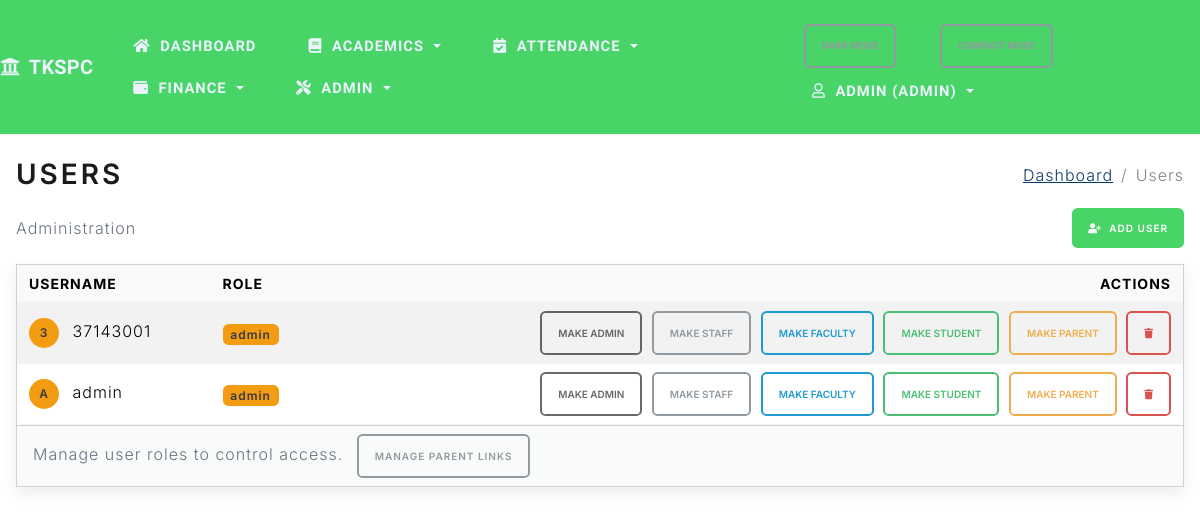
/admin/users (signed in), run on an earlier commit of the app's database.
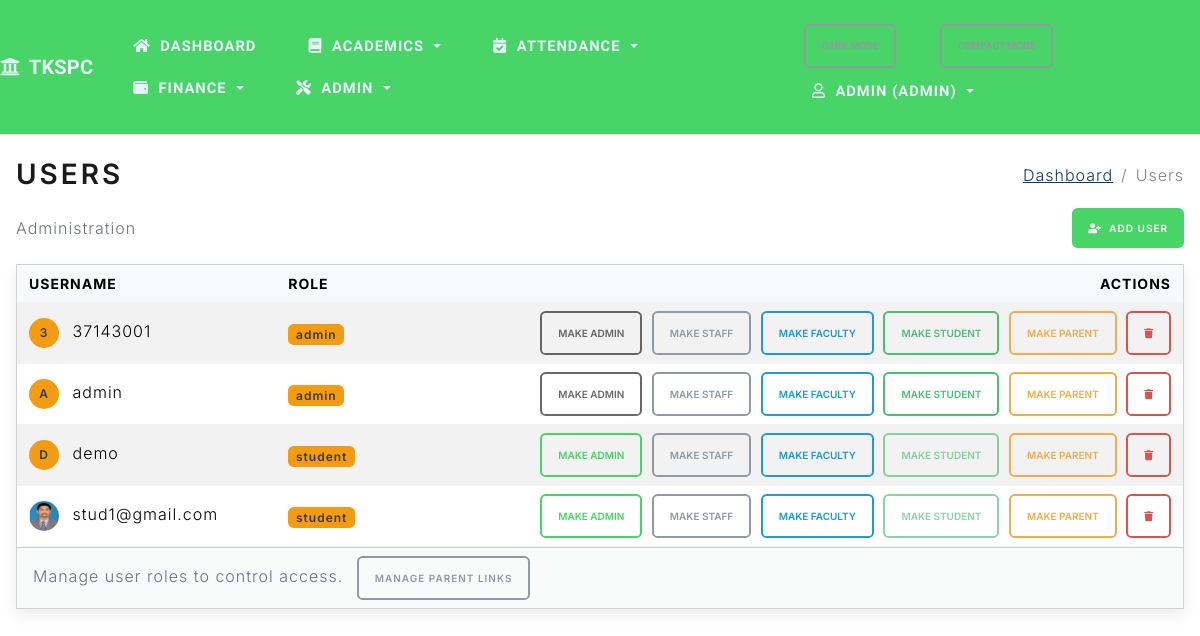
And on a later commit of the database.
### project/models.py (models this page shows, shortened)
class User(db.Model):
    id = db.Column(db.Integer, primary_key=True)
    username = db.Column(db.String(80), unique=True, nullable=False)
    password_hash = db.Column(db.String(256), nullable=False)
    role = db.Column(db.String(20), nullable=False, default='staff')

### project/routes.py (the view)
@app.route('/admin/users')
@crud_required('user', 'read')
def admin_users():
    users = User.query.order_by(User.username.asc()).all()
    usernames = [u.username for u in users]
    photos = {}
    for photo in UserPhoto.query.filter(UserPhoto.username.in_(usernames)).all():
        photos[photo.username] = url_for('static', filename=photo.file_path.lstrip('/'))
    return render_template('users.html', title='Users', users=users, photos=photos)

### project/routes.py (called while the page is built)
def crud_required(resource: str, action: str):
    def decorator(fn):
        @wraps(fn)
        def wrapper(*args, **kwargs):
            if not session.get('logged_in'):
                flash('Please log in to access this page.', 'warning')
                return redirect(url_for('login', next=request.path))
            role = session.get('role')
            allowed = CRUD_PERMISSIONS.get(resource, {}).get(action, [])
            if role not in allowed:
                flash('You are not authorized to perform this action.', 'danger')
                return redirect(url_for('index'))
            return fn(*args, **kwargs)
        return wrapper
    return decorator

### project/templates/users.html (shortened to what this page needs)
{% extends 'base.html' %}
{% block page_title %}<h2 class="mb-0">Users</h2>{% endblock %}
{% block breadcrumbs %}
  <li class="breadcrumb-item"><a href="{{ url_for('dashboard') }}">Dashboard</a></li>
  <li class="breadcrumb-item active" aria-current="page">Users</li>
{% endblock %}
{% block content %}
<div class="d-flex justify-content-between align-items-center mb-3">
  <span class="text-muted">Administration</span>
  <a href="{{ url_for('add_user') }}" class="btn btn-primary btn-sm"><i class="fas fa-user-plus me-1"></i> Add User</a>
</div>
<div class="card">
  <div class="card-body p-0">
    <div class="table-responsive">
      <table class="table table-striped table-sm mb-0">
        <thead>
          <tr>
            <th>Username</th>
            <th>Role</th>
            <th class="text-end" style="min-width: 500px;">Actions</th>
          </tr>
        </thead>
        <tbody>
          {% for u in users %}
          <tr>
            <td>
              {% if photos.get(u.username) %}
              <img src="{{ photos[u.username] }}" class="rounded-circle me-2" style="width: 30px; height: 30px;" alt="{{ u.username }}">
              {% else %}
              <span class="badge bg-secondary rounded-circle me-2" style="width: 30px; height: 30px; display: inline-flex; align-items: center; justify-content: center;">{{ u.username[0]|upper }}</span>
              {% endif %}
              {{ u.username }}
            </td>
            <td><span class="badge bg-secondary">{{ u.role }}</span></td>
            <td class="text-end text-nowrap">
              <form action="{{ url_for('admin_update_user_role', user_id=u.id) }}" method="post" class="d-inline">
                <button type="submit" class="btn btn-sm btn-outline-primary" {% if u.role == 'admin' %}disabled{% endif %}>Make Admin</button>
              </form>
              <form action="{{ url_for('admin_update_user_role', user_id=u.id) }}" method="post" class="d-inline ms-1">
                <button type="submit" class="btn btn-sm btn-outline-secondary" {% if u.role == 'staff' %}disabled{% endif %}>Make Staff</button>
              </form>
              <form action="{{ url_for('admin_update_user_role', user_id=u.id) }}" method="post" class="d-inline ms-1">
                <button type="submit" class="btn btn-sm btn-outline-info" {% if u.role == 'faculty' %}disabled{% endif %}>Make Faculty</button>
              </form>
              <form action="{{ url_for('admin_update_user_role', user_id=u.id) }}" method="post" class="d-inline ms-1">
                <button type="submit" class="btn btn-sm btn-outline-success" {% if u.role == 'student' %}disabled{% endif %}>Make Student</button>
              </form>
              <form action="{{ url_for('admin_update_user_role', user_id=u.id) }}" method="post" class="d-inline ms-1">
                <button type="submit" class="btn btn-sm btn-outline-warning" {% if u.role == 'parent' %}disabled{% endif %}>Make Parent</button>
              </form>
              <form action="{{ url_for('admin_delete_user', user_id=u.id) }}" method="post" class="d-inline ms-1" onsubmit="return confirm('Are you sure you want to delete this user?');">
                <button type="submit" class="btn btn-sm btn-outline-danger"><i class="fas fa-trash"></i></button>
              </form>
            </td>
          </tr>
          {% endfor %}
        </tbody>
      </table>
    </div>
  </div>
  <div class="card-footer text-muted">
    Manage user roles to control access.
    <a href="{{ url_for('admin_parent_links') }}" class="btn btn-sm btn-outline-secondary ms-2">Manage Parent Links</a>
  </div>
  </div>
{% endblock %}

### project/templates/base.html (shortened to what this page needs)
<!DOCTYPE html>
<html>
<head>
    <link rel="stylesheet" href="https://cdn.jsdelivr.net/npm/bootswatch@5.3.2/dist/lux/bootstrap.min.css">
    <link rel="stylesheet" href="https://cdnjs.cloudflare.com/ajax/libs/font-awesome/5.15.4/css/all.min.css">
    <link rel="stylesheet" href="{{ url_for('static', filename='css/app.css') }}">
</head>
<body class="loading">
    <nav class="navbar navbar-expand-lg navbar-dark bg-tkspc sticky-top">
        <a class="navbar-brand" href="{{ url_for('students') }}"><i class="fas fa-university me-1"></i> TKSPC</a>
        <div class="collapse navbar-collapse" id="navMain">
            <ul class="navbar-nav me-auto">
                {% if session.get('logged_in') %}
                <li class="nav-item {% if request.endpoint == 'dashboard' %}active{% endif %}">
                    <a class="nav-link" href="{{ url_for('dashboard') }}" aria-label="Dashboard" data-bs-toggle="tooltip" data-bs-placement="bottom" title="Dashboard"><i class="fas fa-home me-1"></i><span class="nav-label">Dashboard</span></a>
                </li>
                <li class="nav-item dropdown">
                    <a class="nav-link dropdown-toggle" href="#" id="navAcademics" role="button" data-bs-toggle="dropdown" aria-expanded="false"><i class="fas fa-book me-1"></i><span class="nav-label">Academics</span></a>
                </li>
                {% if session.get('role') in ['admin', 'staff', 'faculty'] %}
                <li class="nav-item dropdown">
                    <a class="nav-link dropdown-toggle" href="#" id="navAttendance" role="button" data-bs-toggle="dropdown" aria-expanded="false"><i class="fas fa-calendar-check me-1"></i><span class="nav-label">Attendance</span></a>
                </li>
                {% endif %}
                <li class="nav-item dropdown">
                    <a class="nav-link dropdown-toggle" href="#" id="navFinance" role="button" data-bs-toggle="dropdown" aria-expanded="false"><i class="fas fa-wallet me-1"></i><span class="nav-label">Finance</span></a>
                </li>
                {% if session.get('role') in ['admin', 'staff'] %}
                <li class="nav-item dropdown">
                    <a class="nav-link dropdown-toggle" href="#" id="navAdmin" role="button" data-bs-toggle="dropdown" aria-expanded="false"><i class="fas fa-tools me-1"></i><span class="nav-label">Admin</span></a>
                </li>
                {% endif %}
                {% endif %}
            </ul>
            <ul class="navbar-nav ms-auto">
                <li class="nav-item">
                    <button id="themeToggle" class="btn btn-sm btn-outline-secondary me-2" type="button">Dark Mode</button>
                </li>
                <li class="nav-item">
                    <button id="compactToggle" class="btn btn-sm btn-outline-secondary me-2" type="button">Compact Mode</button>
                </li>
                {% if session.get('logged_in') %}
                <li class="nav-item dropdown">
                    <a class="nav-link dropdown-toggle" href="#" id="navAccount" role="button" data-bs-toggle="dropdown" aria-expanded="false"><i class="far fa-user me-1"></i>{{ session.get('user') }} ({{ session.get('role', 'staff') }})</a>
                </li>
                {% else %}
                <li class="nav-item {% if request.endpoint == 'login' %}active{% endif %}"><a class="nav-link" href="{{ url_for('login') }}"><i class="fas fa-sign-in-alt mr-1"></i>Login</a></li>
                {% endif %}
            </ul>
        </div>
    </nav>
    <div class="container-fluid mt-4 px-3">
        <div class="d-flex justify-content-between align-items-center mb-3 page-header">
            <div>
                {% block page_title %}{% endblock %}
            </div>
            <nav aria-label="breadcrumb">
                <ol class="breadcrumb mb-0">
                    {% block breadcrumbs %}{% endblock %}
                </ol>
            </nav>
        </div>
        <div id="toastContainer" class="toast-container position-fixed p-3" style="top: 1rem; right: 1rem; z-index: 1080;">
        </div>
        {% block content %}{% endblock %}
    </div>
  </body>
</html>

### project/static/css/app.css (style rules this page uses)
:root { --bg: #ffffff; --text: #1f2937; --muted: #6b7280; --card-bg: #ffffff; --card-shadow: 0 0.35rem 0.9rem rgba(0,0,0,0.08); --table-header-bg: #f8f9fa; --tkspc-primary: #49d468; --tkspc-secondary: #f39c12; --tkspc-accent: #1abc9c; --link: #0b3a6d; --link-hover: #072a4d; }
body { background-color: var(--bg); color: var(--text); }
.container-fluid { font-family: 'Inter', system-ui, -apple-system, Segoe UI, Roboto, Helvetica, Arial, 'Apple Color Emoji', 'Segoe UI Emoji'; }
.navbar-brand { font-weight: 600; letter-spacing: 0.2px; }
.navbar .nav-link { padding: 0.5rem 0.6rem; font-size: 0.92rem; }
.navbar .navbar-nav { gap: 0.25rem; }
.navbar .nav-link { display: inline-flex; align-items: center; gap: 0.35rem; }
.navbar-dark.bg-tkspc { background-color: var(--tkspc-primary) !important; }
.navbar-dark .navbar-brand, .navbar-dark .nav-link { color: #eaf2fb; }
a { color: var(--link); }
@media (min-width: 993px) { .navbar .navbar-nav { flex-wrap: wrap; } }
.card { box-shadow: var(--card-shadow); background-color: var(--card-bg); }
table.table thead th { background-color: var(--table-header-bg); }
table.table td, table.table th { vertical-align: middle; }
.table-sm td, .table-sm th { padding: 0.5rem 0.75rem; }
.table-responsive { border-radius: 0.35rem; overflow-x: auto; -webkit-overflow-scrolling: touch; }
.text-nowrap { white-space: nowrap !important; }
.btn { border-radius: 0.35rem; }
.btn-primary { background-color: var(--tkspc-primary); border-color: var(--tkspc-primary); }
.btn-outline-primary { color: var(--tkspc-primary); border-color: var(--tkspc-primary); }
.badge.bg-secondary { background-color: var(--tkspc-secondary) !important; }
.badge { border-radius: 0.35rem; }
.text-muted { color: var(--muted) !important; }
.breadcrumb { background: transparent; }
.breadcrumb .breadcrumb-item a { color: var(--link); }
.toast-container { pointer-events: none; }

What changed in the data, as far as the page shows it:
added User: username "D", username "demo", role "student"
added User: username (picture), username "stud1@gmail.com", role "student"
